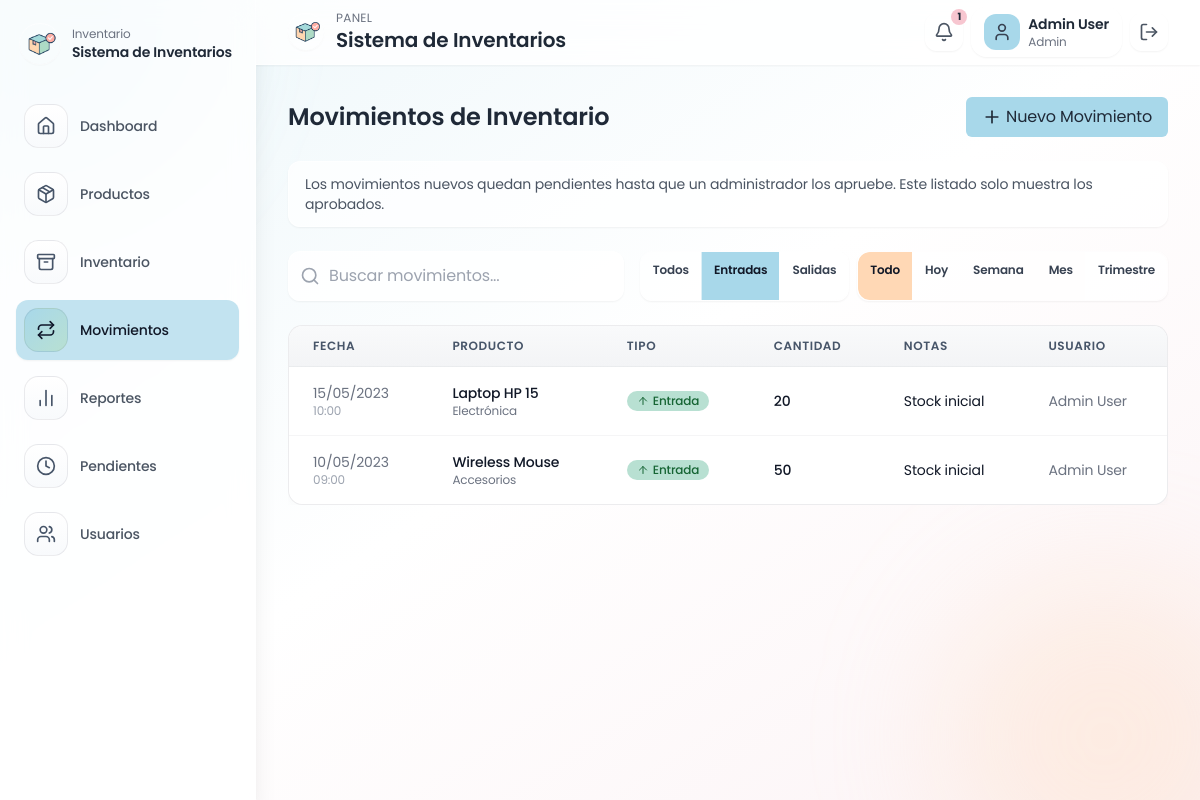
The page /movements?type=in&range=all (signed in) on the database its author committed.
### tables this page shows
CREATE TABLE IF NOT EXISTS movements (
    id INT AUTO_INCREMENT PRIMARY KEY,
    product_id INT NOT NULL,
    type ENUM('in', 'out') NOT NULL,
    quantity INT NOT NULL,
    date DATETIME NOT NULL DEFAULT CURRENT_TIMESTAMP,
    notes VARCHAR(255) DEFAULT '',
    user_id INT NULL,
    status ENUM('pending', 'approved', 'rejected') NOT NULL DEFAULT 'pending',
    CONSTRAINT fk_movements_product FOREIGN KEY (product_id) REFERENCES products(id) ON DELETE CASCADE,
    CONSTRAINT fk_movements_user FOREIGN KEY (user_id) REFERENCES users(id) ON DELETE SET NULL
);

CREATE TABLE IF NOT EXISTS products (
    id INT AUTO_INCREMENT PRIMARY KEY,
    name VARCHAR(150) NOT NULL,
    description TEXT,
    category VARCHAR(100) NOT NULL DEFAULT 'General',
    price DECIMAL(10,2) NOT NULL DEFAULT 0,
    cost DECIMAL(10,2) NOT NULL DEFAULT 0,
    stock_quantity INT NOT NULL DEFAULT 0,
    min_stock_level INT NOT NULL DEFAULT 0,
    image_url TEXT,
    created_at DATETIME NOT NULL DEFAULT CURRENT_TIMESTAMP
);

CREATE TABLE IF NOT EXISTS users (
    id INT AUTO_INCREMENT PRIMARY KEY,
    name VARCHAR(120) NOT NULL,
    email VARCHAR(150) NOT NULL UNIQUE,
    password VARCHAR(255) NOT NULL,
    role ENUM('admin', 'employee') NOT NULL DEFAULT 'employee',
    active TINYINT(1) NOT NULL DEFAULT 1,
    last_login DATETIME NULL,
    created_at DATETIME NOT NULL DEFAULT CURRENT_TIMESTAMP
);

### app/helpers.php (called while the page is built, shortened)
<?php
function config(string $key, mixed $default = null): mixed
{
    $config = $GLOBALS['app_config'] ?? [];
    $segments = explode('.', $key);
    $value = $config;
    foreach ($segments as $segment) {
        if (is_array($value) && array_key_exists($segment, $value)) {
            $value = $value[$segment];
        } else {
            return $default;
        }
    }
    return $value;
}
function base_url(string $path = ''): string
{
    $base = config('app.base_url', '');
    if ($base === '') {
        $base = rtrim(str_replace('\\', '/', dirname($_SERVER['SCRIPT_NAME'] ?? '')), '/');
    }
    return rtrim($base, '/') . '/' . ltrim($path, '/');
}
function e(?string $value): string
{
    return htmlspecialchars((string) $value, ENT_QUOTES, 'UTF-8');
}
function render(string $view, array $data = [], ?string $layout = 'layout'): void
{
    $viewFile = __DIR__ . '/Views/' . $view . '.php';
    extract($data);
    include $viewFile;
}

### app/Core/Controller.php (called while the page is built, shortened)
<?php
abstract class Controller
{
    protected function render(string $view, array $data = [], ?string $layout = 'layout'): void
    {
        render($view, $data, $layout);
    }
}

### app/Controllers/MovementController.php (called while the page is built, shortened)
<?php
class MovementController extends Controller
{
    public function index(): void
    {
        $filters = [
            'type' => $_GET['type'] ?? 'all',
            'date_range' => $_GET['range'] ?? 'all',
            'search' => trim($_GET['q'] ?? ''),
            'status' => 'approved',
        ];
        $normalizedFilters = $filters;
        if ($filters['date_range'] === 'all') {
            unset($normalizedFilters['date_range']);
        }
        if ($normalizedFilters['status'] === 'approved') {
            unset($normalizedFilters['status']);
        }
        $movements = Movement::filtered($normalizedFilters);
        $this->render('movements/index', [
            'products' => Product::all(),
            'movements' => $movements,
            'filters' => $filters,
            'message' => flash('success'),
            'error' => flash('error'),
        ]);
    }
}

### public/index.php (called while the page is built, shortened)
<?php
$router = new Router();
$router->get('/login', [AuthController::class, 'showLogin']);
$router->post('/login', [AuthController::class, 'login']);
$router->get('/logout', [AuthController::class, 'logout']);
$router->get('/', [DashboardController::class, 'index']);
$router->get('/products', [ProductController::class, 'index']);
$router->post('/products/save', [ProductController::class, 'save']);
$router->post('/products/delete', [ProductController::class, 'delete']);
$router->get('/inventory', [InventoryController::class, 'index']);
$router->post('/inventory/adjust', [InventoryController::class, 'adjust']);
$router->get('/movements', [MovementController::class, 'index']);
$router->post('/movements/save', [MovementController::class, 'save']);
$router->get('/movements/pending', [MovementController::class, 'pending']);
$router->post('/movements/approve', [MovementController::class, 'approve']);
$router->post('/movements/reject', [MovementController::class, 'reject']);
$router->get('/reports', [ReportController::class, 'index']);
$router->get('/users', [UserController::class, 'index']);
$router->post('/users/save', [UserController::class, 'save']);
$router->post('/users/delete', [UserController::class, 'delete']);
$router->post('/users/toggle', [UserController::class, 'toggle']);
$router->dispatch($_SERVER['REQUEST_METHOD'], parse_url($_SERVER['REQUEST_URI'] ?? '/', PHP_URL_PATH) ?: '/');

### app/Models/Movement.php (called while the page is built, shortened)
<?php
class Movement
{
    public static function filtered(array $filters = []): array
    {
        $pdo = Database::connection();
        $sql = 'SELECT m.*, p.name as product_name, p.category as product_category, u.name as user_name, u.role as user_role
                FROM movements m
                INNER JOIN products p ON p.id = m.product_id
                LEFT JOIN users u ON u.id = m.user_id
                WHERE 1=1';
        $params = [];
        $status = $filters['status'] ?? 'approved';
        if (in_array($status, ['pending', 'approved', 'rejected'], true)) {
            $sql .= ' AND m.status = :status';
            $params['status'] = $status;
        }
        if (!empty($filters['type']) && in_array($filters['type'], ['in', 'out'], true)) {
            $sql .= ' AND m.type = :type';
            $params['type'] = $filters['type'];
        }
        $sql .= ' ORDER BY m.date DESC';
        $stmt = $pdo->prepare($sql);
        $stmt->execute($params);
        return $stmt->fetchAll();
    }
}

### app/Views/movements/index.php (the view, shortened to what this page needs)
<div class="max-w-7xl mx-auto space-y-6">
    <div class="flex flex-col sm:flex-row items-start sm:items-center justify-between">
        <h2 class="text-2xl font-semibold text-gray-800">Movimientos de Inventario</h2>
        <button type="button" id="toggleMovementForm"
                class="mt-3 sm:mt-0 inline-flex items-center px-4 py-2 bg-blue-pastel rounded-md text-gray-800 hover:bg-blue-400 transition-colors duration-200">
            <i data-lucide="plus" class="h-5 w-5 mr-1"></i>
            <span id="toggleMovementFormText">Nuevo Movimiento</span>
        </button>
    </div>
    <div class="text-sm text-gray-600 bg-white/70 border border-white/60 rounded-xl px-4 py-3 shadow-sm">
        Los movimientos nuevos quedan pendientes hasta que un administrador los apruebe. Este listado solo muestra los aprobados.
    </div>
    <form method="GET" action="<?= base_url('movements') ?>" class="mb-4 flex flex-col sm:flex-row space-y-3 sm:space-y-0 sm:space-x-4">
        <div class="relative flex-grow">
            <div class="absolute inset-y-0 left-0 pl-3 flex items-center pointer-events-none">
                <i data-lucide="search" class="h-5 w-5 text-gray-400"></i>
            </div>
            <input id="movement-search" type="text" name="q" placeholder="Buscar movimientos..." value="<?= e($filters['search'] ?? '') ?>"
                   class="w-full pl-10 pr-10 py-3 border border-white/60 bg-white/80 rounded-xl shadow-sm focus:outline-none focus:ring-2 focus:ring-blue-pastel">
        </div>
        <div class="flex space-x-2">
            <div class="inline-flex rounded-xl shadow-sm border border-white/60 overflow-hidden">
                <?php
                $typeOptions = ['all' => 'Todos', 'in' => 'Entradas', 'out' => 'Salidas'];
                foreach ($typeOptions as $key => $label):
                    $active = ($filters['type'] ?? 'all') === $key;
                    ?>
                    <a href="<?= base_url('movements?type=' . $key . '&range=' . e($filters['date_range'])) ?>"
                       class="px-3 py-2.5 text-xs font-semibold <?= $active ? 'bg-blue-pastel text-gray-900' : 'bg-white/80 text-gray-700 hover:bg-gray-50' ?> <?= $key === 'all' ? 'rounded-l-xl' : '' ?> <?= $key === 'out' ? 'rounded-r-xl border-l border-white/60' : '' ?> <?= $key === 'in' ? 'border-l border-white/60' : '' ?>">
                        <?= $label ?>
                    </a>
                <?php endforeach; ?>
            </div>
            <div class="inline-flex rounded-xl shadow-sm border border-white/60 overflow-hidden">
                <?php
                $rangeOptions = ['all' => 'Todo', 'today' => 'Hoy', 'week' => 'Semana', 'month' => 'Mes', 'quarter' => 'Trimestre'];
                foreach ($rangeOptions as $key => $label):
                    $active = ($filters['date_range'] ?? 'all') === $key;
                    ?>
                    <a href="<?= base_url('movements?range=' . $key . '&type=' . e($filters['type'])) ?>"
                       class="px-3 py-2.5 text-xs font-semibold <?= $active ? 'bg-peach-pastel text-gray-900' : 'bg-white/80 text-gray-700 hover:bg-gray-50' ?> <?= $key === 'all' ? 'rounded-l-xl' : '' ?> <?= $key === 'quarter' ? 'rounded-r-xl border-l border-white/60' : '' ?> <?= !in_array($key, ['all', 'quarter'], true) ? 'border-l border-white/60' : '' ?>">
                        <?= $label ?>
                    </a>
                <?php endforeach; ?>
            </div>
        </div>
    </form>
    <div class="overflow-x-auto">
        <table class="table-soft min-w-full divide-y divide-gray-200 text-sm">
            <thead class="bg-gray-50">
            <tr>
                <th class="px-6 py-3 text-left text-xs font-medium text-gray-500 uppercase tracking-wider">Fecha</th>
                <th class="px-6 py-3 text-left text-xs font-medium text-gray-500 uppercase tracking-wider">Producto</th>
                <th class="px-6 py-3 text-left text-xs font-medium text-gray-500 uppercase tracking-wider">Tipo</th>
                <th class="px-6 py-3 text-left text-xs font-medium text-gray-500 uppercase tracking-wider">Cantidad</th>
                <th class="px-6 py-3 text-left text-xs font-medium text-gray-500 uppercase tracking-wider">Notas</th>
                <th class="px-6 py-3 text-left text-xs font-medium text-gray-500 uppercase tracking-wider">Usuario</th>
            </tr>
            </thead>
            <tbody class="bg-white divide-y divide-gray-200">
            <?php foreach ($movements as $movement): ?>
                <tr class="hover:bg-gray-50/80 transition-colors">
                    <td class="px-6 py-4 whitespace-nowrap">
                        <div class="text-sm text-gray-500">
                            <?= date('d/m/Y', strtotime($movement['date'])) ?>
                            <div class="text-xs text-gray-400"><?= date('H:i', strtotime($movement['date'])) ?></div>
                        </div>
                    </td>
                    <td class="px-6 py-4 whitespace-nowrap">
                        <div class="text-sm font-medium text-gray-900"><?= e($movement['product_name']) ?></div>
                        <div class="text-xs text-gray-500"><?= e($movement['product_category']) ?></div>
                    </td>
                    <td class="px-6 py-4 whitespace-nowrap">
                        <span class="inline-flex items-center px-2.5 py-0.5 rounded-full text-xs font-medium <?= $movement['type'] === 'in' ? 'bg-green-pastel text-green-800' : 'bg-pink-pastel text-pink-800' ?>">
                            <?php if ($movement['type'] === 'in'): ?>
                                <i data-lucide="arrow-up" class="h-3 w-3 mr-1"></i> Entrada
                            <?php else: ?>
                                <i data-lucide="arrow-down" class="h-3 w-3 mr-1"></i> Salida
                            <?php endif; ?>
                        </span>
                    </td>
                    <td class="px-6 py-4 whitespace-nowrap">
                        <div class="text-sm font-medium text-gray-900"><?= (int) $movement['quantity'] ?></div>
                    </td>
                    <td class="px-6 py-4">
                        <div class="text-sm text-gray-900"><?= e($movement['notes'] ?: '-') ?></div>
                    </td>
                    <td class="px-6 py-4 whitespace-nowrap">
                        <div class="text-sm text-gray-500">
                            <?= e($movement['user_name'] ?: 'Sistema') ?>
                        </div>
                    </td>
                </tr>
            <?php endforeach; ?>
            </tbody>
        </table>
    </div>
</div>

### public/assets/styles.css (style rules this page uses)
:root { --pink-pastel: #F7C6D0; --blue-pastel: #A8D8EA; --green-pastel: #B8E0D2; --peach-pastel: #FFD8B5; }
body { font-family: 'Poppins', sans-serif; background: radial-gradient(circle at 0% 0%, rgba(168, 216, 234, 0.22), transparent 30%), radial-gradient(circle at 100% 100%, rgba(255, 216, 181, 0.22), transparent 28%), #fdfefe; color: #0f172a; letter-spacing: -0.01em; }
.table-soft { width: 100%; border-collapse: separate; border-spacing: 0; background: #ffffff; border: 1px solid rgba(15, 23, 42, 0.08); border-radius: 0.9rem; box-shadow: 0 18px 45px -38px rgba(15, 23, 42, 0.55); overflow: hidden; }
.table-soft thead th { background: linear-gradient(180deg, #f9fafb, #f3f4f6); color: #475569; font-weight: 600; border-bottom: 1px solid rgba(15, 23, 42, 0.06); }
.table-soft thead th:first-child { border-top-left-radius: 0.9rem; }
.table-soft thead th:last-child { border-top-right-radius: 0.9rem; }
.table-soft tbody tr:last-child td { border-bottom: none; }
.table-soft td, .table-soft th { border-bottom: 1px solid rgba(15, 23, 42, 0.04); }
.table-soft tbody tr:last-child td:first-child { border-bottom-left-radius: 0.9rem; }
.table-soft tbody tr:last-child td:last-child { border-bottom-right-radius: 0.9rem; }
.bg-blue-pastel { background-color: var(--blue-pastel); }
.bg-green-pastel { background-color: var(--green-pastel); }
.bg-peach-pastel { background-color: var(--peach-pastel); }

### rows shown on the page
movements: date "15/05/2023", date "10:00", product.name "Laptop HP 15", product.category "Electrónica", type "in" (drawn), quantity "20", notes "Stock inicial", user.name "Admin User"
movements: date "10/05/2023", date "09:00", product.name "Wireless Mouse", product.category "Accesorios", type "in" (drawn), quantity "50", notes "Stock inicial", user.name "Admin User"

### other values the page prints
config('app.name') "Sistema de Inventarios"
$link['label'] "Dashboard"
$link['label'] "Productos"
$link['label'] "Inventario"
$link['label'] "Movimientos"
$link['label'] "Reportes"
$link['label'] "Pendientes"
$link['label'] "Usuarios"
$lowStockCount "1"
$user['name'] "Admin User"
$user['role'] "Admin"
$label "Todos"
$label "Entradas"
$label "Salidas"
$label "Todo"
